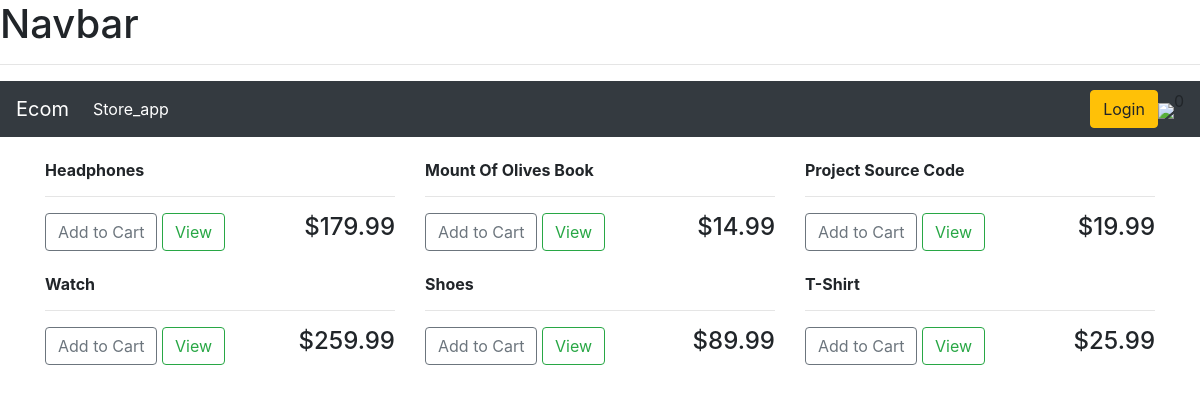
The page / on the database its author committed.
### store_app/models.py (models this page shows, shortened)
class Product(models.Model):
    name = models.CharField(max_length=200, null=True)
    price = models.DecimalField(max_digits=7, decimal_places=2)
    digital = models.BooleanField(default=False, null=True, blank=True)
    images = models.ImageField(null=True, blank=True)
    @property
    def imageURL(self):
        try:
            url = self.image.url
        except:
            url = ''
        return url

### store_app/views.py (the view)
# urls.py: path('', include('store_app.urls'))
def store_app(request):
    data = cartData(request)
    cartItems = data['cartItems']
    products = Product.objects.all()
    context = {'products':products, 'cartItems':cartItems}
    return render(request, 'store_app/store_app.html', context)

### store_app/utils.py (called while the page is built, shortened)
def cookieCart(request):
    try:
        cart = json.loads(request.COOKİES['cart'])
    except:
         cart = {}
    print('Cart:', cart)
    items = []
    order = {'get_cart_total':0, 'get_cart_items':0, 'shipping':False}
    cartItems = order['get_cart_items']
    return{'cartItems':cartItems, 'order':order, 'items':items}

def cartData(request):
    if request.user.is_authenticated:
        customer = request.user.customer
        order, created = Order.objects.get_or_create(customer=customer, complete=False)
        items = order.orderitem_set.all()
        cartItems = order.get_cart_items
    else:
        cookieData = cookieCart(request)
        cartItems = cookieData['cartItems']
        order= cookieData['order']
        items = cookieData['items']
    return{'cartItems':cartItems, 'order':order, 'items':items}

### store_app/templates/store_app/store_app.html (shortened to what this page needs)
{% extends 'store_app/main.html' %}
{% load static %}
{% block content %}
<div class=" row">
    {% for product in products %}
    <div class="col-lg-4">
        <div class="box-element product">
            <h6><strong>{{product.name}}</strong></h6>
            <hr>
            <button data-product={{product.id}} data-action="add"
            class="btn btn-outline-secondary add-btn update-cart">Add to Cart</button>
            <a class="btn btn-outline-success" href="#">View</a>
            <h4 style="display: inline-block;float: right">${{product.price|floatformat:2}}</h4>
        </div>
    </div>
    {% endfor %}
</div>
{% endblock content %}

### store_app/templates/store_app/main.html (shortened to what this page needs)
<!DOCTYPE html>
{% load static %}
<html>
    <head>
           <link rel="stylesheet" href="https://stackpath.bootstrapcdn.com/bootstrap/4.4.1/css/bootstrap.min.css"
>
           <link rel="stylesheet" type="text\css" href="{% static 'css/main.css' %}">
     </head>
     <body>
        <h1>Navbar</h1>
        <hr>
        <nav class="navbar navbar-expand-lg navbar-dark bg-dark">
            <a class="navbar-brand" href="{% url 'store_app' %}">Ecom</a>
            <div class="collapse navbar-collapse" id="navbarSupportedContent">
              <ul class="navbar-nav mr-auto">
                <li class="nav-item active">
                  <a class="nav-link" href="{% url 'store_app' %}">Store_app<span class="sr-only">(current)</span></a>
                </li>
              </ul>
              <div class="form-inline my-2 my-lg-0">
                <a href="#"class="btn btn-warning">Login</a>
                <a href="{% url 'cart' %}">
                   <img  id="cart-icon" src="{% static 'images/cart.png' %}">
               </a>
               <p id="cart-total">{{cartItems}}</p>
             </div>
            </div>
          </nav>
        <div class= "container">
            {% block content %}
            {% endblock content %}
        </div>
    </body>
    </html>

### rows shown on the page
Product: name "Headphones", price "179.99"
Product: name "Mount Of Olives Book", price "14.99"
Product: name "Project Source Code", price "19.99"
Product: name "Watch", price "259.99"
Product: name "Shoes", price "89.99"
Product: name "T-Shirt", price "25.99"

### other values the page prints
{{ cartItems }} "0"
